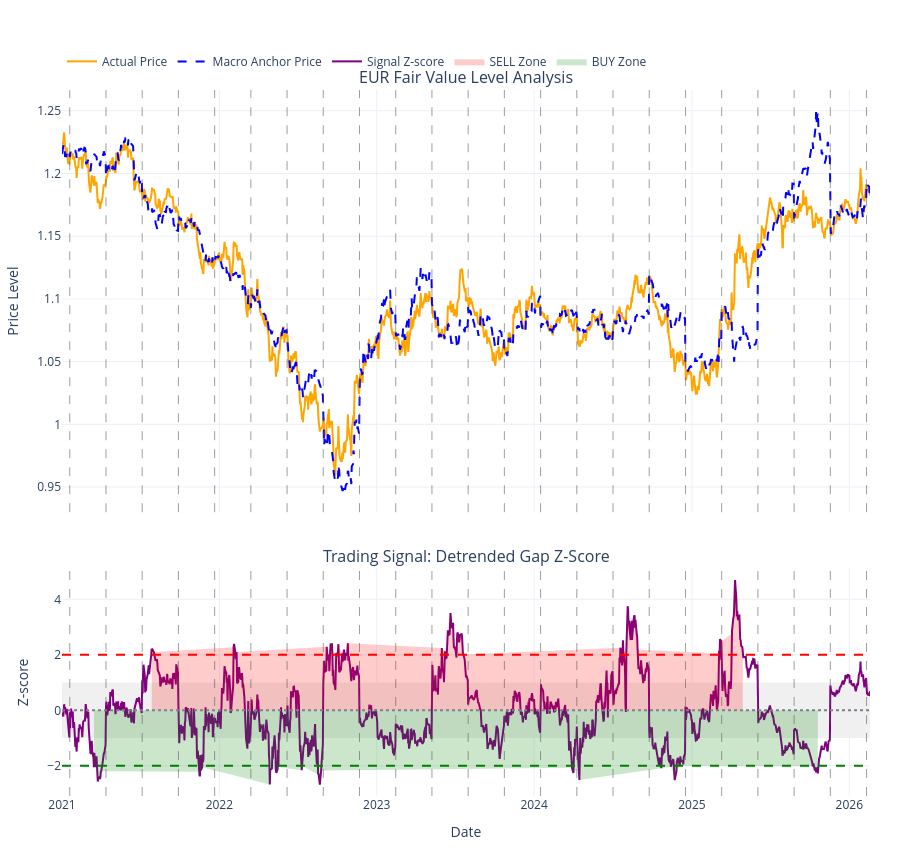

Notebook source saved alongside this figure:
### Code cell
from src.stage2_fair_value_runner import run_stage2_fair_value

df = run_stage2_fair_value(
    "eur",
    window=140,
    error_sum_window=22,
    z_window=120,
    start_date="2021-01-01",
    show_plot=True,
)

### Figure 1 — Plotly figure (JSON) as saved in the notebook; plotly's stock layout.template omitted (floating-point values rounded to 4 significant figures; data arrays with more than 128 entries replaced by an {"elided": "..."} marker saying what was removed)
{"data": [{"line": {"color": "orange", "width": 2}, "mode": "lines", "name": "Actual Price", "type": "scatter", "x": {"elided": "1339 str values"}, "xaxis": "x", "y": {"elided": "1339 float values"}, "yaxis": "y"}, {"line": {"color": "blue", "dash": "dash", "width": 2}, "mode": "lines", "name": "Macro Anchor Price", "type": "scatter", "x": {"elided": "1339 str values"}, "xaxis": "x", "y": {"elided": "1339 float values"}, "yaxis": "y"}, {"line": {"color": "purple", "width": 2}, "mode": "lines", "name": "Signal Z-score", "type": "scatter", "x": {"elided": "1339 str values"}, "xaxis": "x2", "y": {"elided": "1339 float values"}, "yaxis": "y2"}, {"fill": "tozeroy", "fillcolor": "rgba(255, 0, 0, 0.20)", "hoverinfo": "skip", "line": {"width": 0}, "mode": "lines", "name": "SELL Zone", "type": "scatter", "x": {"elided": "1339 str values"}, "xaxis": "x2", "y": {"elided": "1339 float values"}, "yaxis": "y2"}, {"fill": "tozeroy", "fillcolor": "rgba(0, 128, 0, 0.20)", "hoverinfo": "skip", "line": {"width": 0}, "mode": "lines", "name": "BUY Zone", "type": "scatter", "x": {"elided": "1339 str values"}, "xaxis": "x2", "y": {"elided": "1339 float values"}, "yaxis": "y2"}], "layout": {"annotations": [{"font": {"size": 16}, "showarrow": false, "text": "EUR Fair Value Level Analysis", "x": 0.5, "xanchor": "center", "xref": "paper", "y": 1, "yanchor": "bottom", "yref": "paper"}, {"font": {"size": 16}, "showarrow": false, "text": "Trading Signal: Detrended Gap Z-Score", "x": 0.5, "xanchor": "center", "xref": "paper", "y": 0.322, "yanchor": "bottom", "yref": "paper"}], "height": 850, "legend": {"orientation": "h", "x": 0, "xanchor": "left", "y": 1.02, "yanchor": "bottom"}, "margin": {"b": 50, "l": 60, "r": 30, "t": 90}, "shapes": [{"line": {"color": "rgba(80, 80, 80, 0.55)", "dash": "dash", "width": 1}, "type": "line", "x0": "2021-01-19T00:00:00", "x1": "2021-01-19T00:00:00", "xref": "x", "y0": 0, "y1": 1, "yref": "y domain"}, {"line": {"color": "rgba(80, 80, 80, 0.55)", "dash": "dash", "width": 1}, "type": "line", "x0": "2021-01-19T00:00:00", "x1": "2021-01-19T00:00:00", "xref": "x2", "y0": 0, "y1": 1, "yref": "y2 domain"}, {"line": {"color": "rgba(80, 80, 80, 0.55)", "dash": "dash", "width": 1}, "type": "line", "x0": "2021-04-13T00:00:00", "x1": "2021-04-13T00:00:00", "xref": "x", "y0": 0, "y1": 1, "yref": "y domain"}, {"line": {"color": "rgba(80, 80, 80, 0.55)", "dash": "dash", "width": 1}, "type": "line", "x0": "2021-04-13T00:00:00", "x1": "2021-04-13T00:00:00", "xref": "x2", "y0": 0, "y1": 1, "yref": "y2 domain"}, {"line": {"color": "rgba(80, 80, 80, 0.55)", "dash": "dash", "width": 1}, "type": "line", "x0": "2021-07-06T00:00:00", "x1": "2021-07-06T00:00:00", "xref": "x", "y0": 0, "y1": 1, "yref": "y domain"}, {"line": {"color": "rgba(80, 80, 80, 0.55)", "dash": "dash", "width": 1}, "type": "line", "x0": "2021-07-06T00:00:00", "x1": "2021-07-06T00:00:00", "xref": "x2", "y0": 0, "y1": 1, "yref": "y2 domain"}, {"line": {"color": "rgba(80, 80, 80, 0.55)", "dash": "dash", "width": 1}, "type": "line", "x0": "2021-09-28T00:00:00", "x1": "2021-09-28T00:00:00", "xref": "x", "y0": 0, "y1": 1, "yref": "y domain"}, {"line": {"color": "rgba(80, 80, 80, 0.55)", "dash": "dash", "width": 1}, "type": "line", "x0": "2021-09-28T00:00:00", "x1": "2021-09-28T00:00:00", "xref": "x2", "y0": 0, "y1": 1, "yref": "y2 domain"}, {"line": {"color": "rgba(80, 80, 80, 0.55)", "dash": "dash", "width": 1}, "type": "line", "x0": "2021-12-21T00:00:00", "x1": "2021-12-21T00:00:00", "xref": "x", "y0": 0, "y1": 1, "yref": "y domain"}, {"line": {"color": "rgba(80, 80, 80, 0.55)", "dash": "dash", "width": 1}, "type": "line", "x0": "2021-12-21T00:00:00", "x1": "2021-12-21T00:00:00", "xref": "x2", "y0": 0, "y1": 1, "yref": "y2 domain"}, {"line": {"color": "rgba(80, 80, 80, 0.55)", "dash": "dash", "width": 1}, "type": "line", "x0": "2022-03-15T00:00:00", "x1": "2022-03-15T00:00:00", "xref": "x", "y0": 0, "y1": 1, "yref": "y domain"}, {"line": {"color": "rgba(80, 80, 80, 0.55)", "dash": "dash", "width": 1}, "type": "line", "x0": "2022-03-15T00:00:00", "x1": "2022-03-15T00:00:00", "xref": "x2", "y0": 0, "y1": 1, "yref": "y2 domain"}, {"line": {"color": "rgba(80, 80, 80, 0.55)", "dash": "dash", "width": 1}, "type": "line", "x0": "2022-06-07T00:00:00", "x1": "2022-06-07T00:00:00", "xref": "x", "y0": 0, "y1": 1, "yref": "y domain"}, {"line": {"color": "rgba(80, 80, 80, 0.55)", "dash": "dash", "width": 1}, "type": "line", "x0": "2022-06-07T00:00:00", "x1": "2022-06-07T00:00:00", "xref": "x2", "y0": 0, "y1": 1, "yref": "y2 domain"}, {"line": {"color": "rgba(80, 80, 80, 0.55)", "dash": "dash", "width": 1}, "type": "line", "x0": "2022-08-30T00:00:00", "x1": "2022-08-30T00:00:00", "xref": "x", "y0": 0, "y1": 1, "yref": "y domain"}, {"line": {"color": "rgba(80, 80, 80, 0.55)", "dash": "dash", "width": 1}, "type": "line", "x0": "2022-08-30T00:00:00", "x1": "2022-08-30T00:00:00", "xref": "x2", "y0": 0, "y1": 1, "yref": "y2 domain"}, {"line": {"color": "rgba(80, 80, 80, 0.55)", "dash": "dash", "width": 1}, "type": "line", "x0": "2022-11-22T00:00:00", "x1": "2022-11-22T00:00:00", "xref": "x", "y0": 0, "y1": 1, "yref": "y domain"}, {"line": {"color": "rgba(80, 80, 80, 0.55)", "dash": "dash", "width": 1}, "type": "line", "x0": "2022-11-22T00:00:00", "x1": "2022-11-22T00:00:00", "xref": "x2", "y0": 0, "y1": 1, "yref": "y2 domain"}, {"line": {"color": "rgba(80, 80, 80, 0.55)", "dash": "dash", "width": 1}, "type": "line", "x0": "2023-02-14T00:00:00", "x1": "2023-02-14T00:00:00", "xref": "x", "y0": 0, "y1": 1, "yref": "y domain"}, {"line": {"color": "rgba(80, 80, 80, 0.55)", "dash": "dash", "width": 1}, "type": "line", "x0": "2023-02-14T00:00:00", "x1": "2023-02-14T00:00:00", "xref": "x2", "y0": 0, "y1": 1, "yref": "y2 domain"}, {"line": {"color": "rgba(80, 80, 80, 0.55)", "dash": "dash", "width": 1}, "type": "line", "x0": "2023-05-09T00:00:00", "x1": "2023-05-09T00:00:00", "xref": "x", "y0": 0, "y1": 1, "yref": "y domain"}, {"line": {"color": "rgba(80, 80, 80, 0.55)", "dash": "dash", "width": 1}, "type": "line", "x0": "2023-05-09T00:00:00", "x1": "2023-05-09T00:00:00", "xref": "x2", "y0": 0, "y1": 1, "yref": "y2 domain"}, {"line": {"color": "rgba(80, 80, 80, 0.55)", "dash": "dash", "width": 1}, "type": "line", "x0": "2023-08-01T00:00:00", "x1": "2023-08-01T00:00:00", "xref": "x", "y0": 0, "y1": 1, "yref": "y domain"}, {"line": {"color": "rgba(80, 80, 80, 0.55)", "dash": "dash", "width": 1}, "type": "line", "x0": "2023-08-01T00:00:00", "x1": "2023-08-01T00:00:00", "xref": "x2", "y0": 0, "y1": 1, "yref": "y2 domain"}, {"line": {"color": "rgba(80, 80, 80, 0.55)", "dash": "dash", "width": 1}, "type": "line", "x0": "2023-10-24T00:00:00", "x1": "2023-10-24T00:00:00", "xref": "x", "y0": 0, "y1": 1, "yref": "y domain"}, {"line": {"color": "rgba(80, 80, 80, 0.55)", "dash": "dash", "width": 1}, "type": "line", "x0": "2023-10-24T00:00:00", "x1": "2023-10-24T00:00:00", "xref": "x2", "y0": 0, "y1": 1, "yref": "y2 domain"}, {"line": {"color": "rgba(80, 80, 80, 0.55)", "dash": "dash", "width": 1}, "type": "line", "x0": "2024-01-16T00:00:00", "x1": "2024-01-16T00:00:00", "xref": "x", "y0": 0, "y1": 1, "yref": "y domain"}, {"line": {"color": "rgba(80, 80, 80, 0.55)", "dash": "dash", "width": 1}, "type": "line", "x0": "2024-01-16T00:00:00", "x1": "2024-01-16T00:00:00", "xref": "x2", "y0": 0, "y1": 1, "yref": "y2 domain"}, {"line": {"color": "rgba(80, 80, 80, 0.55)", "dash": "dash", "width": 1}, "type": "line", "x0": "2024-04-09T00:00:00", "x1": "2024-04-09T00:00:00", "xref": "x", "y0": 0, "y1": 1, "yref": "y domain"}, {"line": {"color": "rgba(80, 80, 80, 0.55)", "dash": "dash", "width": 1}, "type": "line", "x0": "2024-04-09T00:00:00", "x1": "2024-04-09T00:00:00", "xref": "x2", "y0": 0, "y1": 1, "yref": "y2 domain"}, {"line": {"color": "rgba(80, 80, 80, 0.55)", "dash": "dash", "width": 1}, "type": "line", "x0": "2024-07-02T00:00:00", "x1": "2024-07-02T00:00:00", "xref": "x", "y0": 0, "y1": 1, "yref": "y domain"}, {"line": {"color": "rgba(80, 80, 80, 0.55)", "dash": "dash", "width": 1}, "type": "line", "x0": "2024-07-02T00:00:00", "x1": "2024-07-02T00:00:00", "xref": "x2", "y0": 0, "y1": 1, "yref": "y2 domain"}, {"line": {"color": "rgba(80, 80, 80, 0.55)", "dash": "dash", "width": 1}, "type": "line", "x0": "2024-09-24T00:00:00", "x1": "2024-09-24T00:00:00", "xref": "x", "y0": 0, "y1": 1, "yref": "y domain"}, {"line": {"color": "rgba(80, 80, 80, 0.55)", "dash": "dash", "width": 1}, "type": "line", "x0": "2024-09-24T00:00:00", "x1": "2024-09-24T00:00:00", "xref": "x2", "y0": 0, "y1": 1, "yref": "y2 domain"}, {"line": {"color": "rgba(80, 80, 80, 0.55)", "dash": "dash", "width": 1}, "type": "line", "x0": "2024-12-17T00:00:00", "x1": "2024-12-17T00:00:00", "xref": "x", "y0": 0, "y1": 1, "yref": "y domain"}, {"line": {"color": "rgba(80, 80, 80, 0.55)", "dash": "dash", "width": 1}, "type": "line", "x0": "2024-12-17T00:00:00", "x1": "2024-12-17T00:00:00", "xref": "x2", "y0": 0, "y1": 1, "yref": "y2 domain"}, {"line": {"color": "rgba(80, 80, 80, 0.55)", "dash": "dash", "width": 1}, "type": "line", "x0": "2025-03-11T00:00:00", "x1": "2025-03-11T00:00:00", "xref": "x", "y0": 0, "y1": 1, "yref": "y domain"}, {"line": {"color": "rgba(80, 80, 80, 0.55)", "dash": "dash", "width": 1}, "type": "line", "x0": "2025-03-11T00:00:00", "x1": "2025-03-11T00:00:00", "xref": "x2", "y0": 0, "y1": 1, "yref": "y2 domain"}, {"line": {"color": "rgba(80, 80, 80, 0.55)", "dash": "dash", "width": 1}, "type": "line", "x0": "2025-06-03T00:00:00", "x1": "2025-06-03T00:00:00", "xref": "x", "y0": 0, "y1": 1, "yref": "y domain"}, {"line": {"color": "rgba(80, 80, 80, 0.55)", "dash": "dash", "width": 1}, "type": "line", "x0": "2025-06-03T00:00:00", "x1": "2025-06-03T00:00:00", "xref": "x2", "y0": 0, "y1": 1, "yref": "y2 domain"}, {"line": {"color": "rgba(80, 80, 80, 0.55)", "dash": "dash", "width": 1}, "type": "line", "x0": "2025-08-26T00:00:00", "x1": "2025-08-26T00:00:00", "xref": "x", "y0": 0, "y1": 1, "yref": "y domain"}, {"line": {"color": "rgba(80, 80, 80, 0.55)", "dash": "dash", "width": 1}, "type": "line", "x0": "2025-08-26T00:00:00", "x1": "2025-08-26T00:00:00", "xref": "x2", "y0": 0, "y1": 1, "yref": "y2 domain"}, {"line": {"color": "rgba(80, 80, 80, 0.55)", "dash": "dash", "width": 1}, "type": "line", "x0": "2025-11-18T00:00:00", "x1": "2025-11-18T00:00:00", "xref": "x", "y0": 0, "y1": 1, "yref": "y domain"}, {"line": {"color": "rgba(80, 80, 80, 0.55)", "dash": "dash", "width": 1}, "type": "line", "x0": "2025-11-18T00:00:00", "x1": "2025-11-18T00:00:00", "xref": "x2", "y0": 0, "y1": 1, "yref": "y2 domain"}, {"line": {"color": "rgba(80, 80, 80, 0.55)", "dash": "dash", "width": 1}, "type": "line", "x0": "2026-02-10T00:00:00", "x1": "2026-02-10T00:00:00", "xref": "x", "y0": 0, "y1": 1, "yref": "y domain"}, {"line": {"color": "rgba(80, 80, 80, 0.55)", "dash": "dash", "width": 1}, "type": "line", "x0": "2026-02-10T00:00:00", "x1": "2026-02-10T00:00:00", "xref": "x2", "y0": 0, "y1": 1, "yref": "y2 domain"}, {"line": {"color": "red", "dash": "dash"}, "type": "line", "x0": 0, "x1": 1, "xref": "x2 domain", "y0": 2, "y1": 2, "yref": "y2"}, {"line": {"color": "green", "dash": "dash"}, "type": "line", "x0": 0, "x1": 1, "xref": "x2 domain", "y0": -2, "y1": -2, "yref": "y2"}, {"line": {"color": "grey", "dash": "dot"}, "type": "line", "x0": 0, "x1": 1, "xref": "x2 domain", "y0": 0, "y1": 0, "yref": "y2"}, {"fillcolor": "rgba(128, 128, 128, 0.12)", "layer": "below", "line": {"width": 0}, "type": "rect", "x0": 0, "x1": 1, "xref": "x2 domain", "y0": -1, "y1": 1, "yref": "y2"}], "xaxis": {"anchor": "y", "domain": [0, 1], "matches": "x2", "showticklabels": false}, "xaxis2": {"anchor": "y2", "domain": [0, 1], "title": {"text": "Date"}}, "yaxis": {"anchor": "x", "domain": [0.402, 1], "title": {"text": "Price Level"}}, "yaxis2": {"anchor": "x2", "domain": [0, 0.322], "title": {"text": "Z-score"}}}}
